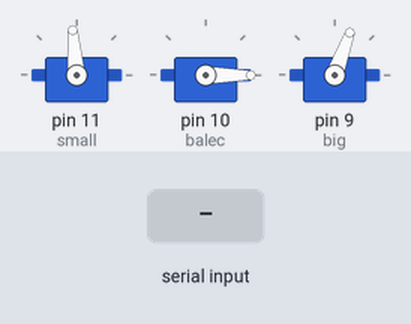
Simulated run of this sketch. Board: Arduino Uno, built with avr-gcc and run on an emulated ATmega328P. On the bench: 3 × servo. Inputs (shaded band) come from the test bench. What the sketch prints to the serial monitor is not drawn.

Above: at 1.2 s.
1.3 s: "r" received over Serial
At 2.4 s:
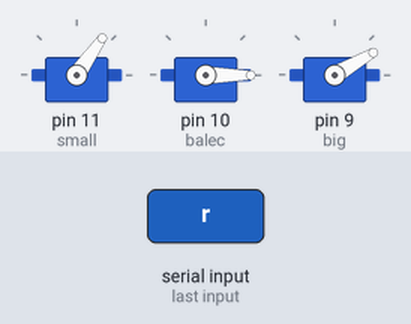
3.0 s: "l" received over Serial
At 3.7 s:
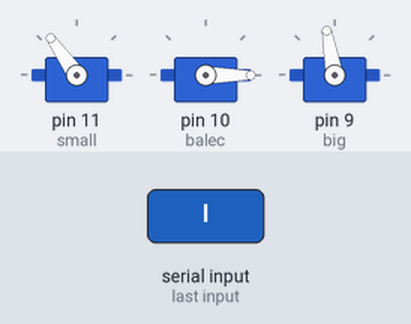
4.7 s: "c" received over Serial
At 4.8 s:
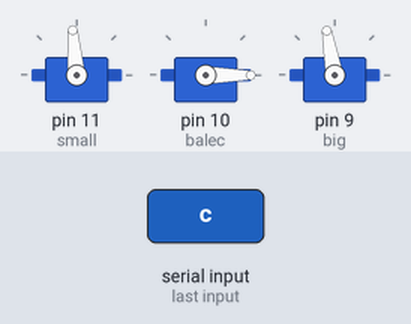
6.4 s: "G" received over Serial
At 7.3 s:
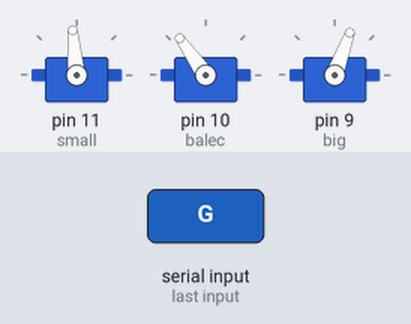
7.9 s: "r" received over Serial
At 8.7 s:
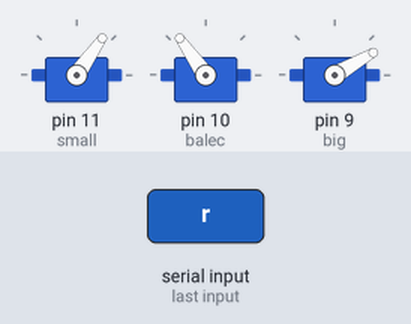
9.6 s: "g" received over Serial
At 11.0 s:
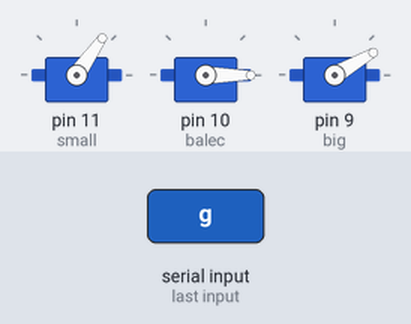
Timing chart, 0 to 12.1 s (numbered marks = the images above; inputs shaded):
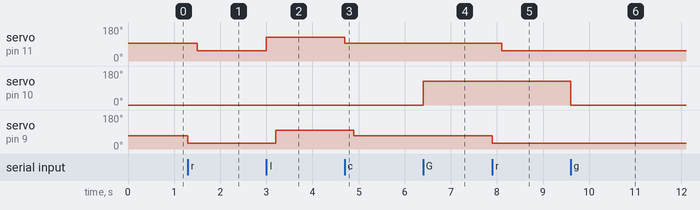

The sketch:

test_servo.ino
```cpp
#include <Servo.h>

Servo big, small, balec;

int l_min=140,l_max=164,r_min=54,r_max=24,c_min=0,c_max=180;

int small_r=55, small_c=95,small_l=125;
int big_r=30, big_c=70, big_l=100;
int goldemort_in=0,goldemort_out=125;

byte r;

void setup() {
  Serial.begin(115200);

  small.attach(11);
  balec.attach(10);
  big.attach(9);

  balec.write(goldemort_in);

  big.write(big_c);
  small.write(small_c);
  Serial.println("Ready");
}

void loop() {

  if (Serial.available() > 0)
  {
    r=Serial.read();
    if(r=='r')
    {
      big.write(big_r);
      delay(200);
      small.write(small_r);
    }
    else if(r=='c')
    {
      small.write(small_c);
      delay(200);
      big.write(big_c);
    }
    else if(r=='l')
    {
      small.write(small_l);
      delay(200);
      big.write(big_l);
    }
    else if (r=='g')
    {
      balec.write(goldemort_in);
    }
    else if (r=='G')
    {
      balec.write(goldemort_out);
    }
  }
  delay(1);
}
```

Measured:
- after the input at 1.3 s, servo on pin 11 (small): 95° → 55° after 0.20 s; servo on pin 9 (big): 70° → 30° at once
- after the input at 3.0 s, servo on pin 11 (small): 55° → 125° at once; servo on pin 9 (big): 30° → 100° after 0.20 s
- after the input at 4.7 s, servo on pin 11 (small): 125° → 95° at once; servo on pin 9 (big): 100° → 70° after 0.20 s
- after the input at 6.4 s, servo on pin 10 (balec): 0° → 125° at once
- after the input at 7.9 s, servo on pin 11 (small): 95° → 55° after 0.20 s; servo on pin 9 (big): 70° → 30° at once
- after the input at 9.6 s, servo on pin 10 (balec): 125° → 0° at once
